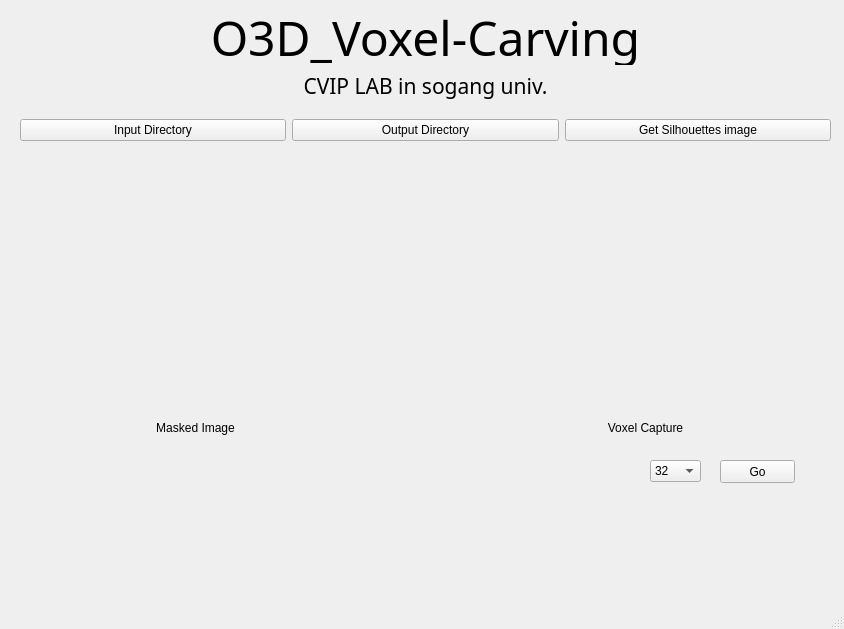
<?xml version="1.0" encoding="UTF-8"?>
<ui version="4.0">
 <class>MainWindow</class>
 <widget class="QMainWindow" name="MainWindow">
  <property name="geometry">
   <rect>
    <x>0</x>
    <y>0</y>
    <width>844</width>
    <height>629</height>
   </rect>
  </property>
  <property name="windowTitle">
   <string>MainWindow</string>
  </property>
  <widget class="QWidget" name="centralwidget">
   <widget class="QWidget" name="horizontalLayoutWidget_2">
    <property name="geometry">
     <rect>
      <x>20</x>
      <y>100</y>
      <width>811</width>
      <height>61</height>
     </rect>
    </property>
    <layout class="QHBoxLayout" name="horizontalLayout_2">
     <item>
      <widget class="QPushButton" name="inputDir_btn">
       <property name="text">
        <string>Input Directory</string>
       </property>
      </widget>
     </item>
     <item>
      <widget class="QPushButton" name="outputDir_btn">
       <property name="text">
        <string>Output Directory</string>
       </property>
      </widget>
     </item>
     <item>
      <widget class="QPushButton" name="getSilhouettes_btn">
       <property name="text">
        <string>Get Silhouettes image</string>
       </property>
      </widget>
     </item>
    </layout>
   </widget>
   <widget class="QFrame" name="silhouetteViewerFrame">
    <property name="geometry">
     <rect>
      <x>40</x>
      <y>200</y>
      <width>321</width>
      <height>241</height>
     </rect>
    </property>
    <widget class="QLabel" name="label">
     <property name="geometry">
      <rect>
       <x>100</x>
       <y>220</y>
       <width>111</width>
       <height>16</height>
      </rect>
     </property>
     <property name="text">
      <string>Masked Image</string>
     </property>
     <property name="alignment">
      <set>Qt::AlignCenter</set>
     </property>
    </widget>
    <widget class="QLabel" name="SilhouetteViewer">
     <property name="geometry">
      <rect>
       <x>20</x>
       <y>0</y>
       <width>281</width>
       <height>191</height>
      </rect>
     </property>
     <property name="text">
      <string/>
     </property>
    </widget>
   </widget>
   <widget class="QFrame" name="voxelGiFViewerFrame">
    <property name="geometry">
     <rect>
      <x>480</x>
      <y>200</y>
      <width>321</width>
      <height>241</height>
     </rect>
    </property>
    <widget class="QLabel" name="label_2">
     <property name="geometry">
      <rect>
       <x>110</x>
       <y>220</y>
       <width>111</width>
       <height>16</height>
      </rect>
     </property>
     <property name="text">
      <string>Voxel Capture</string>
     </property>
     <property name="alignment">
      <set>Qt::AlignCenter</set>
     </property>
    </widget>
    <widget class="QLabel" name="VoxelGiFViewer">
     <property name="geometry">
      <rect>
       <x>20</x>
       <y>0</y>
       <width>281</width>
       <height>191</height>
      </rect>
     </property>
     <property name="text">
      <string/>
     </property>
    </widget>
   </widget>
   <widget class="QComboBox" name="voxelgrid_combobox">
    <property name="geometry">
     <rect>
      <x>650</x>
      <y>460</y>
      <width>51</width>
      <height>22</height>
     </rect>
    </property>
    <item>
     <property name="text">
      <string>32</string>
     </property>
    </item>
    <item>
     <property name="text">
      <string>60</string>
     </property>
    </item>
    <item>
     <property name="text">
      <string>120</string>
     </property>
    </item>
    <item>
     <property name="text">
      <string>180</string>
     </property>
    </item>
    <item>
     <property name="text">
      <string>360</string>
     </property>
    </item>
    <item>
     <property name="text">
      <string>640</string>
     </property>
    </item>
    <item>
     <property name="text">
      <string>800</string>
     </property>
    </item>
   </widget>
   <widget class="QPushButton" name="voxelCarving_btn">
    <property name="geometry">
     <rect>
      <x>720</x>
      <y>460</y>
      <width>75</width>
      <height>23</height>
     </rect>
    </property>
    <property name="text">
     <string>Go</string>
    </property>
   </widget>
   <widget class="QWidget" name="verticalLayoutWidget">
    <property name="geometry">
     <rect>
      <x>20</x>
      <y>10</y>
      <width>811</width>
      <height>91</height>
     </rect>
    </property>
    <layout class="QVBoxLayout" name="verticalLayout">
     <item>
      <widget class="QLabel" name="label_3">
       <property name="font">
        <font>
         <family>Agency FB</family>
         <pointsize>36</pointsize>
        </font>
       </property>
       <property name="text">
        <string>O3D_Voxel-Carving</string>
       </property>
       <property name="alignment">
        <set>Qt::AlignCenter</set>
       </property>
      </widget>
     </item>
     <item>
      <widget class="QLabel" name="label_4">
       <property name="font">
        <font>
         <family>Agency FB</family>
         <pointsize>16</pointsize>
        </font>
       </property>
       <property name="text">
        <string>CVIP LAB in sogang univ.</string>
       </property>
       <property name="textFormat">
        <enum>Qt::AutoText</enum>
       </property>
       <property name="alignment">
        <set>Qt::AlignCenter</set>
       </property>
      </widget>
     </item>
    </layout>
   </widget>
  </widget>
  <widget class="QMenuBar" name="menubar">
   <property name="geometry">
    <rect>
     <x>0</x>
     <y>0</y>
     <width>844</width>
     <height>21</height>
    </rect>
   </property>
  </widget>
  <widget class="QStatusBar" name="statusbar"/>
 </widget>
 <resources/>
 <connections/>
</ui>
